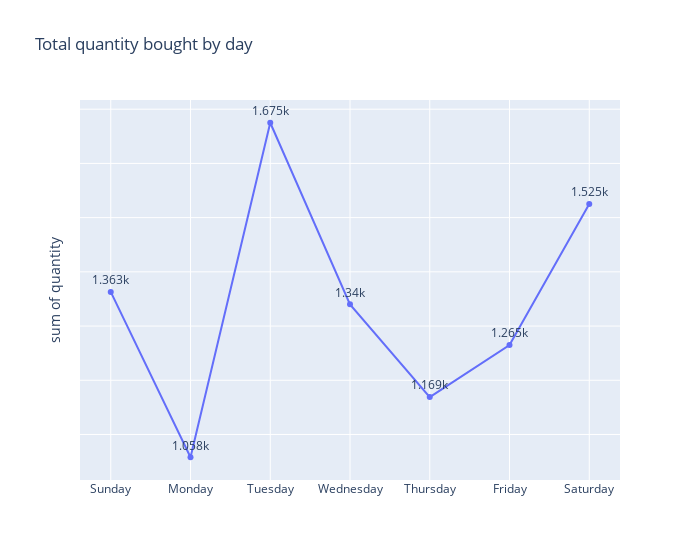

Notebook code for this chart:
### Markdown cell above
## 6. Total quantity bought by weekday

### Code cell
days = ['Sunday', 'Monday', 'Tuesday', 'Wednesday', 'Thursday', 'Friday', 'Saturday']
wkday = sales.set_index('date')
wkday = wkday.groupby(by=wkday.index.day_name())['quantity'].sum().reindex(days)
trace = px.line(wkday,
                x=wkday.index,
                y=wkday.values, markers=True,
                text=wkday.values, width=700,
                title='Total quantity bought by day',
                labels={'y':'sum of quantity', 'date':''}
                )
trace.update_yaxes(showticklabels=False)
trace.update_traces(texttemplate="%{text:2s}", textposition='top center', cliponaxis=False)
trace

### Figure 1 — Plotly figure (JSON) as saved in the notebook; plotly's stock layout.template omitted (floating-point values rounded to 4 significant figures)
{"data": [{"cliponaxis": false, "hovertemplate": "=%{x}<br>sum of quantity=%{y}<br>text=%{text}<extra></extra>", "legendgroup": "", "line": {"color": "#636efa", "dash": "solid"}, "marker": {"symbol": "circle"}, "mode": "markers+text+lines", "name": "", "orientation": "v", "showlegend": false, "text": [1363, 1058, 1675, 1340, 1169, 1265, 1525], "textposition": "top center", "texttemplate": "%{text:2s}", "type": "scatter", "x": ["Sunday", "Monday", "Tuesday", "Wednesday", "Thursday", "Friday", "Saturday"], "xaxis": "x", "y": [1363, 1058, 1675, 1340, 1169, 1265, 1525], "yaxis": "y"}], "layout": {"legend": {"tracegroupgap": 0}, "title": {"text": "Total quantity bought by day"}, "width": 700, "xaxis": {"anchor": "y", "domain": [0, 1], "title": {"text": ""}}, "yaxis": {"anchor": "x", "domain": [0, 1], "showticklabels": false, "title": {"text": "sum of quantity"}}}}
